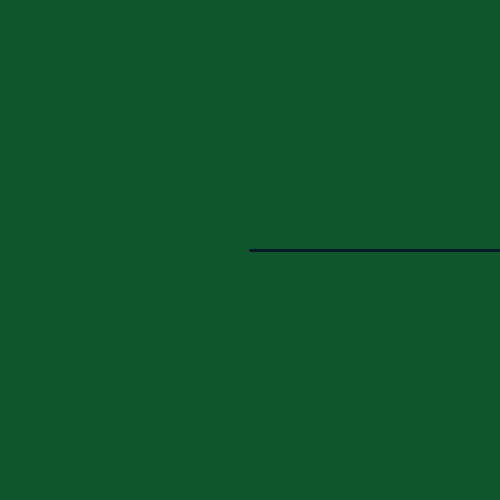
Frame 1 (no input)
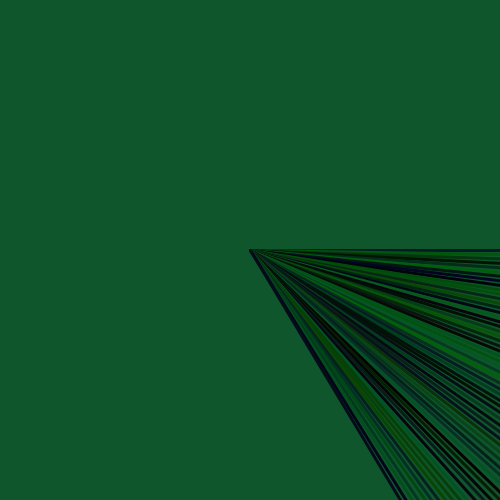
Frame 60 (the mouse pressed at the canvas centre just before this capture)
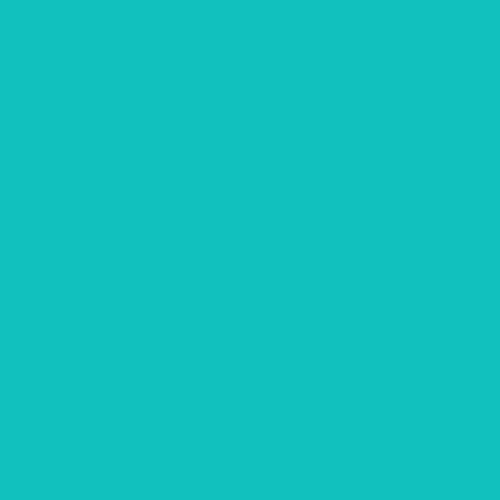
Frame 120 (the mouse held since frame 60 and released just before this capture)

The Processing sketch that drew these frames (run headless with seeded random() and noise(); from frame 60 on, the mouse is pressed at the canvas centre):

// Processing sketch: processing_86116
// ── processing_86116.pde

float y;
float x;
float r=10;
float g=100;
float b=40;
int asdf=0;
void setup (){
  size(500,500);
  background(15,86,45);
  strokeWeight(3);
  frameRate(150);
  x = 450;
  y = 450;
}


void draw () {
   if(r+g+b<30) {
    x=450;
    y=450;
    r=random(0,250);
    g=random(0,250);
    b=random(0,250);
    background(r,g,b);
  }
  stroke(random(0,r),random(0,g),random(0,b));
  line(width/2,height/2,cos(radians(asdf))*x+250,sin(radians(asdf))*y+250);
  asdf++;
  rotate(radians(frameCount));
  x=x-0.15;
  y=y-0.15;
  if(abs(x+y)<1) {
    x=450;
    y=450;
    r=random(0,250);
    g=random(0,250);
    b=random(0,250);
  }
 if (mousePressed == true) {
    x=450;
    y=450;
    r=random(0,250);
    g=random(0,250);
    b=random(0,250);
    background(r,g,b);
  }
}
